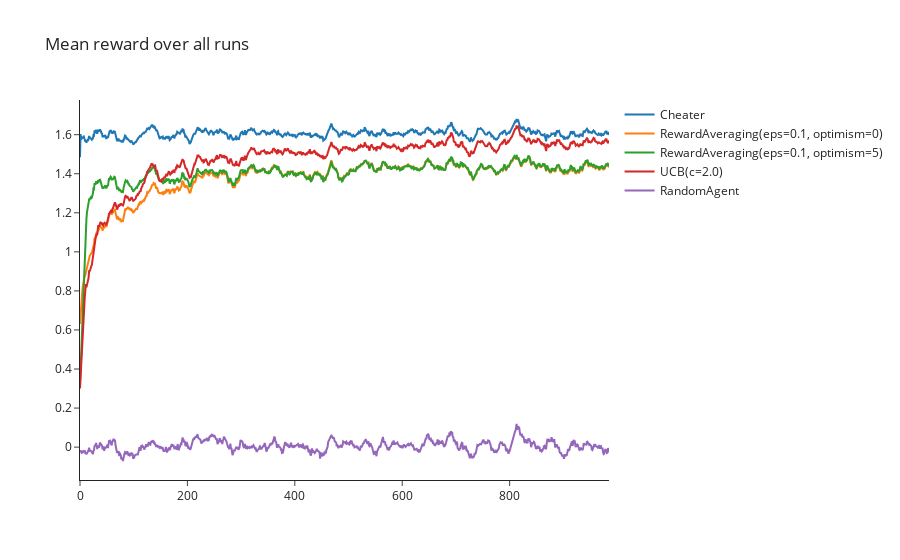

Notebook cell for this chart:
### Code cell
class UCBActionSelection(Agent):
    def __init__(self, num_arms: int, seed: int, c: float, eps: float = 1e-6):
        self.epsilon = eps
        self.c = c
        super().__init__(num_arms, seed)

    def get_action(self):
        if self.rng.random() < self.epsilon:
            return self.rng.integers(low = 0, high = self.num_arms)
        else:
            t = sum(self.N)
            return np.argmax(self.Q + self.c * np.sqrt(np.log(t) / (self.N + self.epsilon)))

    def observe(self, action, reward, info):
        self.N[action] += 1
        self.Q[action] += (reward - self.Q[action]) / self.N[action]

    def reset(self, seed: int):
        super().reset(seed)
        self.N = np.zeros(self.num_arms)
        self.Q = np.zeros(self.num_arms, dtype=float)

    def __repr__(self):
        return f"UCB(c={self.c})"



cheater = CheatyMcCheater(num_arms, 0)
reward_averaging = RewardAveraging(num_arms, 0, epsilon=0.1, optimism=0)
reward_averaging_optimism = RewardAveraging(num_arms, 0, epsilon=0.1, optimism=5)
ucb = UCBActionSelection(num_arms, 0, c=2.0)
random = RandomAgent(num_arms, 0)

names = []
all_rewards = []

for agent in [cheater, reward_averaging, reward_averaging_optimism, ucb, random]:
    (rewards, num_correct) = run_agent(env, agent, n_runs=N_RUNS, base_seed=1)
    names.append(str(agent))
    all_rewards.append(rewards)

utils.plot_rewards(all_rewards, names, moving_avg_window=15)

### Figure 1 — Plotly figure (JSON) as saved in the notebook; plotly's stock layout.template omitted (floating-point values rounded to 4 significant figures; data arrays with more than 128 entries replaced by an {"elided": "..."} marker saying what was removed)
{"data": [{"mode": "lines", "name": "Cheater", "type": "scatter", "y": {"elided": "986 float values"}}, {"mode": "lines", "name": "RewardAveraging(eps=0.1, optimism=0)", "type": "scatter", "y": {"elided": "986 float values"}}, {"mode": "lines", "name": "RewardAveraging(eps=0.1, optimism=5)", "type": "scatter", "y": {"elided": "986 float values"}}, {"mode": "lines", "name": "UCB(c=2.0)", "type": "scatter", "y": {"elided": "986 float values"}}, {"mode": "lines", "name": "RandomAgent", "type": "scatter", "y": {"elided": "986 float values"}}], "layout": {"title": {"text": "Mean reward over all runs"}}}
